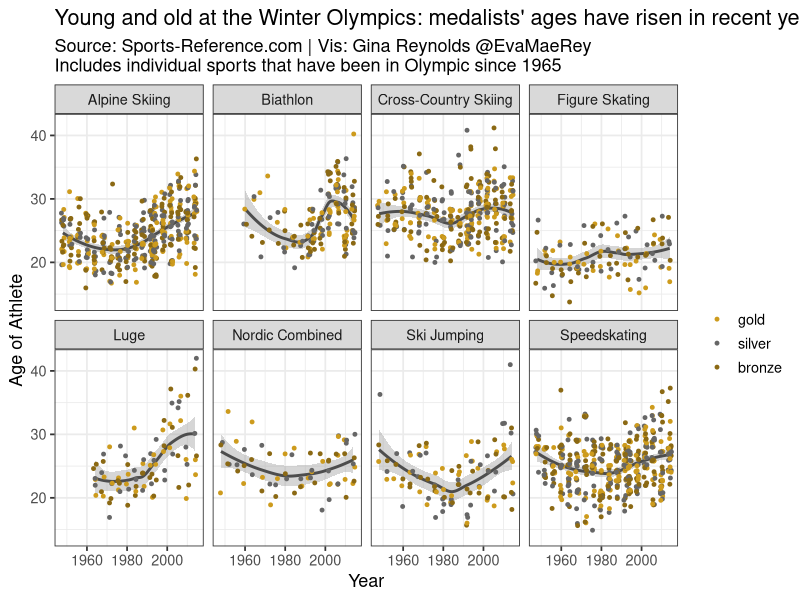
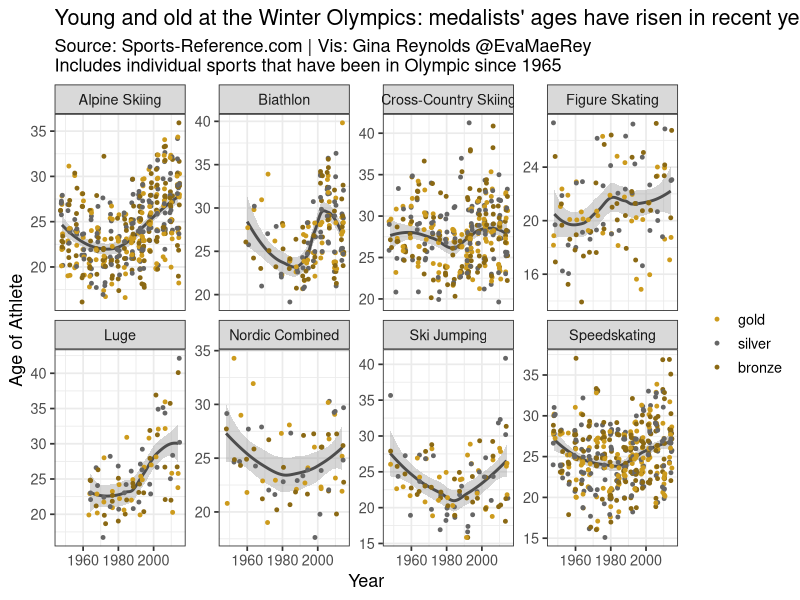
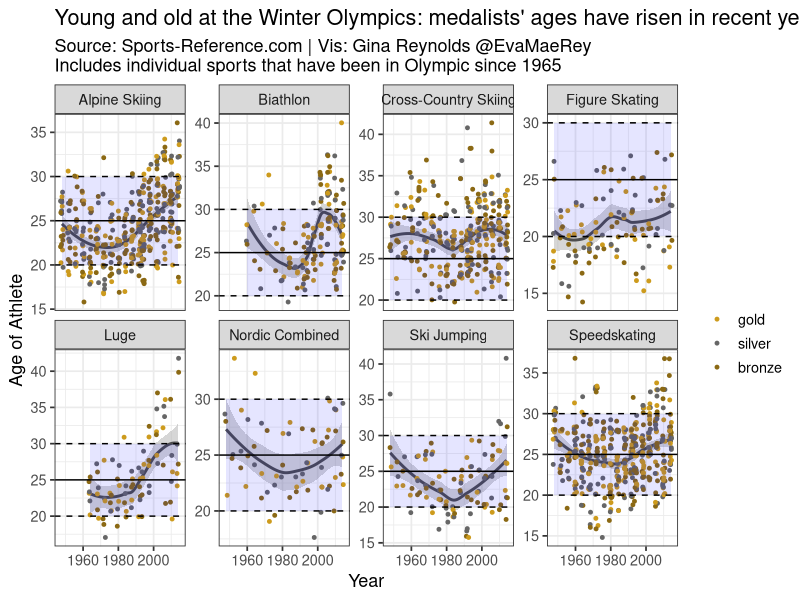

Here is the R script that generated these plots, in order:
## ---- chunk 1
knitr::opts_chunk$set(message = F, warning = F)
## ---- chunk 2
library(ggplot2)  # for visualization
library(dplyr)    # for manipulation
library(forcats)  # for ordering factors
df = readxl::read_xlsx("Winter Olympic Medals.xlsx")
names(df)
## ---- chunk 3
df_individual = df %>% filter(Sport != "Bobsled" &
                                Sport != "Curling" & 
                              Sport != "Ice Hockey" &
                                Sport != "Skeleton" &
                                Sport != "Freestyle Skiing" &
                                Sport != "Snowboarding" &
                                Sport != "Short-Track Speedskating"
                          )
## ---- chunk 4

ggplot(df_individual %>% filter(Year>1945)) + # data will be post WWII period
  aes(x = Year, y = `Age of Athlete`) +  # scatterplot, year v athlete age
  scale_color_manual(values = c("goldenrod3", "grey40", "goldenrod4"),
                     name ="") +
  ggtitle("Young and old at the Winter Olympics: medalists' ages have risen in recent years", 
          "Source: Sports-Reference.com | Vis: Gina Reynolds @EvaMaeRey \nIncludes individual sports that have been in Olympic since 1965") +
  geom_smooth(col = "grey30") + 
  geom_jitter(aes(col = fct_inorder(Medal)), size = 1) +
  theme_bw(base_size = 13) +
  facet_wrap(~ Sport, nrow = 2)  
## ---- chunk 5
last_plot() +
  facet_wrap(~ Sport, scales = "free_y", nrow = 2)  
## ---- chunk 6

last_plot() +
  geom_ribbon(aes(ymin = 20, ymax = 30), alpha = .1, fill = "blue") +
  geom_hline(yintercept = c(20, 30), lty = 2) +
  geom_hline(yintercept = c(25), lty = 1) 

